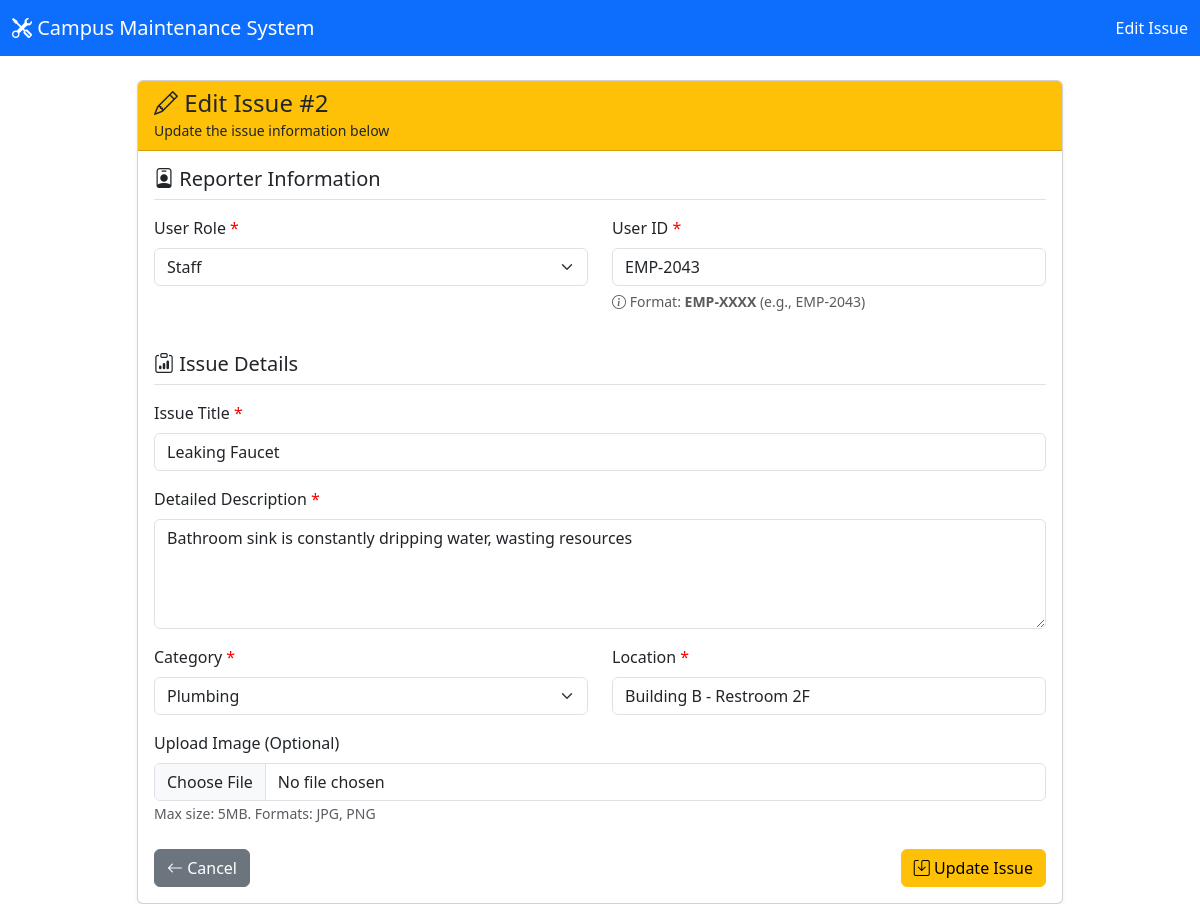
Screenshot of /index.php?action=edit&id=2 with the database file from the repository.
### tables this page shows
CREATE TABLE IF NOT EXISTS issues (
    id INT AUTO_INCREMENT PRIMARY KEY,
    user_id VARCHAR(50) NOT NULL,
    user_role ENUM('Student', 'Staff', 'Instructor') NOT NULL,
    title VARCHAR(255) NOT NULL,
    description TEXT NOT NULL,
    category VARCHAR(100) NOT NULL,
    location VARCHAR(255) NOT NULL,
    image VARCHAR(255) NULL,
    status ENUM('Pending', 'In Progress', 'Completed') DEFAULT 'Pending',
    created_at TIMESTAMP DEFAULT CURRENT_TIMESTAMP,
    updated_at TIMESTAMP DEFAULT CURRENT_TIMESTAMP ON UPDATE CURRENT_TIMESTAMP,
    INDEX idx_status (status),
    INDEX idx_category (category),
    INDEX idx_user_role (user_role),
    INDEX idx_user_id (user_id)
);

### app/Controllers/IssueController.php (called while the page is built, shortened)
<?php
require_once __DIR__ . '/../Models/Issue.php';
class IssueController
{
  private $issueModel;
  public function __construct()
  {
    $this->issueModel = new Issue();
  }
  public function edit()
  {
    $id = isset($_GET['id']) ? (int)$_GET['id'] : 0;
    $issue = $this->issueModel->getById($id);
    require_once __DIR__ . '/../Views/issues/edit.php';
  }
}

### app/Models/Issue.php (called while the page is built, shortened)
<?php
require_once __DIR__ . '/../../config/database.php';
class Issue
{
  private $conn;
  private $table = 'issues';
  public function __construct()
  {
    $database = new Database();
    $this->conn = $database->connect();
  }
  public function getById($id)
  {
    $query = "SELECT * FROM " . $this->table . " WHERE id = ?";
    $stmt = $this->conn->prepare($query);
    $stmt->bind_param("i", $id);
    $stmt->execute();
    $result = $stmt->get_result();
    return $result->fetch_assoc();
  }
}

### config/database.php (called while the page is built, shortened)
<?php
class Database
{
  private $host = DB_HOST;
  private $user = DB_USER;
  private $pass = DB_PASS;
  private $dbname = DB_NAME;
  public function connect()
  {
    $this->conn = null;
    try {
      $this->conn = new mysqli($this->host, $this->user, $this->pass, $this->dbname);
      $this->conn->set_charset("utf8mb4");
    } catch (Exception $e) {
      die("Database Connection Error: " . $e->getMessage());
    }
    return $this->conn;
  }
}

### app/Views/Issues/edit.php (the view, shortened to what this page needs)
<!DOCTYPE html>
<html lang="en">
<head>
  <link href="https://cdn.jsdelivr.net/npm/bootstrap@5.3.0/dist/css/bootstrap.min.css" rel="stylesheet">
  <link rel="stylesheet" href="https://cdn.jsdelivr.net/npm/bootstrap-icons@1.10.0/font/bootstrap-icons.css">
</head>
<body>
  <nav class="navbar navbar-expand-lg navbar-dark bg-primary">
    <div class="container-fluid">
      <a class="navbar-brand" href="index.php">
        <i class="bi bi-tools"></i> Campus Maintenance System
      </a>
      <span class="navbar-text text-white">
        Edit Issue
      </span>
    </div>
  </nav>
  <div class="container mt-4">
    <div class="row justify-content-center">
      <div class="col-md-10">
        <div class="card shadow-sm">
          <div class="card-header bg-warning">
            <h4 class="mb-0"><i class="bi bi-pencil"></i> Edit Issue #<?php echo $issue['id']; ?></h4>
            <small>Update the issue information below</small>
          </div>
          <div class="card-body">
            <form method="POST" action="index.php?action=update" enctype="multipart/form-data" id="editForm">
              <h5 class="border-bottom pb-2 mb-3"><i class="bi bi-person-badge"></i> Reporter Information</h5>
              <div class="row">
                <div class="col-md-6 mb-3">
                  <label for="user_role" class="form-label required">User Role</label>
                  <select class="form-select" id="user_role" name="user_role" required>
                    <option value="Staff" <?php echo $issue['user_role'] == 'Staff' ? 'selected' : ''; ?>>Staff</option>
                  </select>
                </div>
                <div class="col-md-6 mb-3">
                  <label for="user_id" class="form-label required">User ID</label>
                  <input type="text" class="form-control" id="user_id" name="user_id"
                    value="<?php echo htmlspecialchars($issue['user_id']); ?>" required>
                  <div id="userIdHelp" class="id-format-help text-muted"></div>
                </div>
              </div>
              <h5 class="border-bottom pb-2 mb-3 mt-4"><i class="bi bi-clipboard-data"></i> Issue Details</h5>
              <div class="mb-3">
                <label for="title" class="form-label required">Issue Title</label>
                <input type="text" class="form-control" id="title" name="title"
                  value="<?php echo htmlspecialchars($issue['title']); ?>" required>
              </div>
              <div class="mb-3">
                <label for="description" class="form-label required">Detailed Description</label>
                <textarea class="form-control" id="description" name="description"
                  rows="4" required><?php echo htmlspecialchars($issue['description']); ?></textarea>
              </div>
              <div class="row">
                <div class="col-md-6 mb-3">
                  <label for="category" class="form-label required">Category</label>
                  <select class="form-select" id="category" name="category" required>
                    <option value="Plumbing" <?php echo $issue['category'] == 'Plumbing' ? 'selected' : ''; ?>>Plumbing</option>
                  </select>
                </div>
                <div class="col-md-6 mb-3">
                  <label for="location" class="form-label required">Location</label>
                  <input type="text" class="form-control" id="location" name="location"
                    value="<?php echo htmlspecialchars($issue['location']); ?>" required>
                </div>
              </div>
              <div class="mb-3">
                <label for="image" class="form-label">
                  <?php echo $issue['image'] ? 'Upload New Image (Optional)' : 'Upload Image (Optional)'; ?>
                </label>
                <input type="file" class="form-control" id="image" name="image"
                  accept="image/jpeg,image/png,image/jpg">
                <small class="form-text text-muted">Max size: 5MB. Formats: JPG, PNG</small>
              </div>
              <div class="d-flex justify-content-between mt-4">
                <a href="index.php?action=show&id=<?php echo $issue['id']; ?>" class="btn btn-secondary">
                  <i class="bi bi-arrow-left"></i> Cancel
                </a>
                <button type="submit" class="btn btn-warning" id="submitBtn">
                  <i class="bi bi-save"></i> Update Issue
                </button>
              </div>
            </form>
          </div>
        </div>
      </div>
    </div>
  </div>
</body>
</html>

### app/Views/Issues/edit.php (style rules this page uses)
.id-format-help { font-size: 0.875rem; margin-top: 5px; }
.form-label.required::after { content: " *"; color: red; }

### rows the page displays
issues: id "2", user_role "Staff", user_id "EMP-2043", title "Leaking Faucet", description "Bathroom sink is constantly dripping water, wasting resources", category "Plumbing", location "Building B - Restroom 2F"
